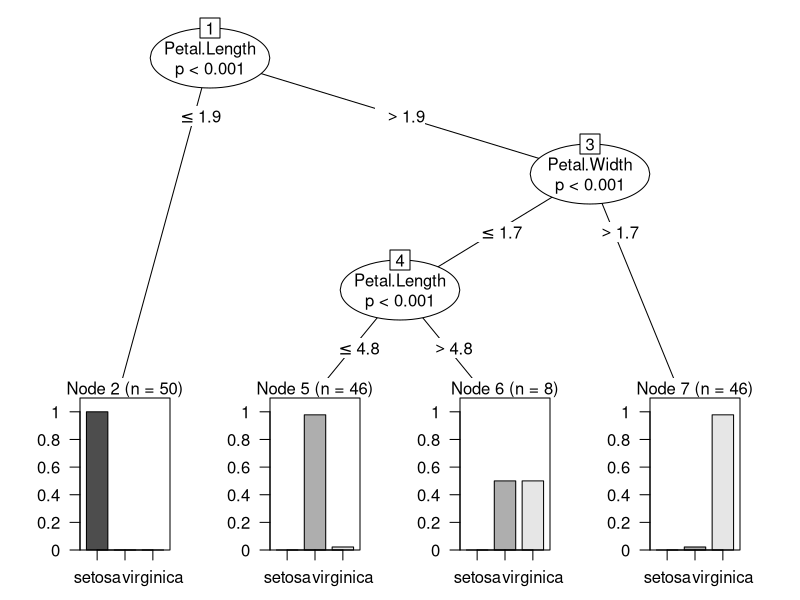

The R script that drew this image:
library(datasets)
library(party)
head(iris)
summary(iris)
iris.ct <- ctree(Species ~ . , data = iris)
iris.ct
plot(iris.ct)
table(predict(iris.ct),iris$Species)
